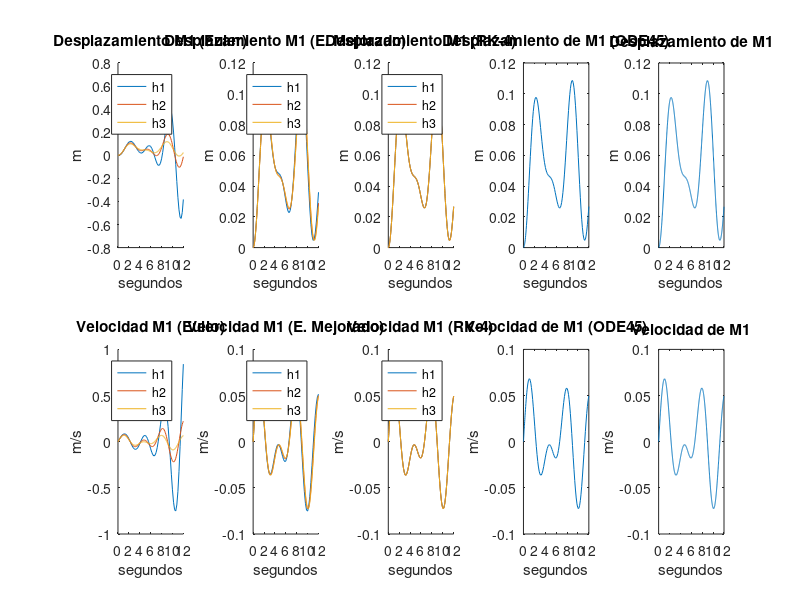
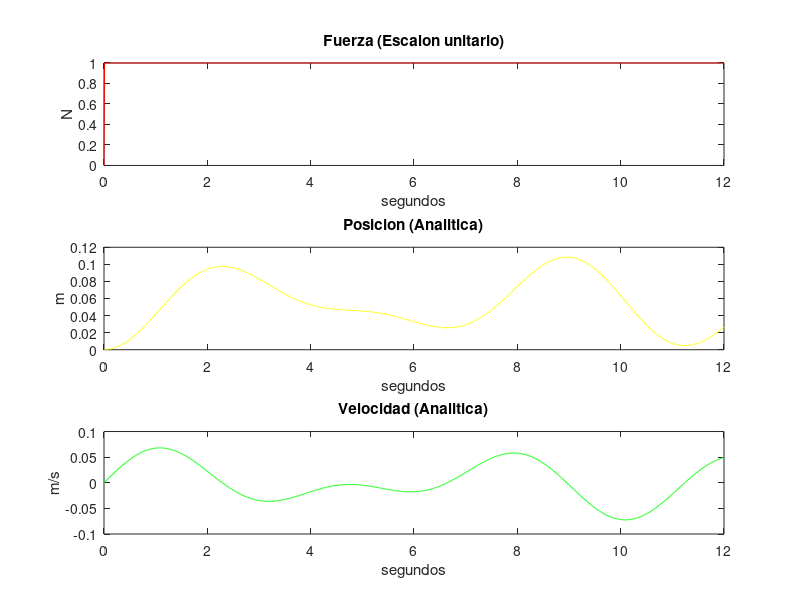

MATLAB code to generate these figures, in order:
clc; clear all;
disp('Sistema masa-resorte con dos masas y tres resortes.');
disp('h1=0.20');
disp('h2=0.10');
disp('h3=0.02');

% Datos de la simulacion
tsim = 12;
ti = [0.2, 0.1, 0.02];

% Parametros del sistema
m1 = 10;
m2 = 13;
k1 = 12;
k2 = 10;
k3 = 15;
% Entrada del sistema
f = 1;

% Ecuaciones de estado
A = [0, 1, 0, 0; (-(k1+k2)/(m1)), 0, (k2/m1), 0; 0, 0, 0, 1; (k2/m2), 0, (-(k2+k3)/(m2)), 0];
B = [0; 1/m1; 0; 0];
C = [1, 0, 0, 0; 0, 1, 0, 0];


% Metodo de Euler
for m = 1:length(ti)
    % condiciones iniciales
    clear x_euler t_euler;
    x_euler(:, 1) = [0, 0, 0, 0];
    t_euler(1) = 0;
    
    for n = 1:tsim/ti(m)
        x_euler(:, n+1) = x_euler(:, n) + ti(m) * (A*x_euler(:, n) + B*f);
        t_euler(n+1) = t_euler(n) + ti(m);
    end
    x_euler = C *  x_euler;
    
    subplot(2, 5, 1); 
    hold on;
    plot(t_euler, x_euler(1, :));
    
    subplot(2, 5, 6); 
    hold on;
    plot(t_euler, x_euler(2, :));
end

subplot(2, 5, 1);
legend('h1', 'h2', 'h3');
title('Desplazamiento M1 (Euler)');
xlabel('segundos');
ylabel('m');

subplot(2, 5, 6);
legend('h1', 'h2', 'h3');
title('Velocidad M1 (Euler)');
xlabel('segundos');
ylabel('m/s');

% Metodo de Euler mejorado
for m = 1:length(ti)
    % condiciones iniciales
    clear t_mejorado x_mejorado;
    t_mejorado(1) = 0;
    x_mejorado(:, 1) = [0, 0, 0, 0];
    
    for n = 1:tsim/ti(m)
        x_mejorado(:, n+1) = x_mejorado(:, n) + ti(m) * (A*x_mejorado(:, n) + B*f);
        t_mejorado(n+1) = t_mejorado(n) + ti(m);
        x_mejorado(:, n+1) = x_mejorado(:, n) + ti(m) * ( A*x_mejorado(:, n) + B*f + A*x_mejorado(:, n+1) + B*f )/2;
    end
    x_mejorado = C *  x_mejorado;
    
    subplot(2, 5, 2);
    hold on;
    plot(t_mejorado, x_mejorado(1, :));
    
    subplot(2, 5, 7);
    hold on;
    plot(t_mejorado, x_mejorado(2, :));
end

subplot(2, 5, 2);
legend('h1', 'h2', 'h3');
title('Desplazamiento M1 (E. Mejorado)');
xlabel('segundos');
ylabel('m');

subplot(2, 5, 7);
legend('h1', 'h2', 'h3');
title('Velocidad M1 (E. Mejorado)');
xlabel('segundos');
ylabel('m/s');

% Metodo Runge-Kutta orden 4
for m = 1:length(ti)
    % condiciones iniciales
    clear x_kr4 t_kr4;
    x_kr4(:, 1) = [0, 0, 0, 0];
    t_kr4(1) = 0;
    
    for n = 1:tsim/ti(m)
        xn = x_kr4(:, n);
        k_1 = A*xn + B*f;
        k_2 = A*(xn + (ti(m)/2) * k_1) + B*f;
        k_3 = A*(xn + (ti(m)/2) * k_2) + B*f;
        k_4 = A*(xn + ti(m) * k_3) + B*f;

        x_kr4(:, n+1) = x_kr4(:, n) + (ti(m)/6) * (k_1 + 2.*k_2 + 2.*k_3 + k_4);
        t_kr4(n+1) = t_kr4(n) + ti(m);
    end
    X1_rk4 = C *  x_kr4;
    
    subplot(2, 5, 3);
    hold on;
    plot(t_kr4, x_kr4(1, :));
    
    subplot(2, 5, 8);
    hold on;
    plot(t_kr4, x_kr4(2, :));
end

subplot(2, 5, 3);
legend('h1', 'h2', 'h3');
title('Desplazamiento M1 (RK-4)');
xlabel('segundos');
ylabel('m');

subplot(2, 5, 8);
legend('h1', 'h2', 'h3');
title('Velocidad M1 (RK-4)');
xlabel('segundos');
ylabel('m/s');

% Metodo ODE45
ecuaciones_estado = @(t, x) [x(2); x(1) * (-(k1+k2)/(m1)) + x(3) * (k2/m1) + f/m1; x(4); x(1) * (k2/m2) + x(3) * (-(k2+k3)/(m2))];

% condiciones iniciales
xo = [0, 0, 0, 0];

tspan = [0, tsim];
[t, x] = ode45(ecuaciones_estado, tspan, xo);

subplot(2, 5, 4);
plot(t, x(:, 1));
title('Desplazamiento de M1 (ODE45)');
xlabel('segundos');
ylabel('m');

subplot(2, 5, 9);
plot(t, x(:, 2));
title('Velocidad de M1 (ODE45)');
xlabel('segundos');
ylabel('m/s');


% Metodo analitico
x_anal = @(t) 0.0555- 0.0195.*cos(1.7173.*t) - 0.0359.*cos(1.0833.*t);
x_anal_prima = @(t) 0.0389.*sin(1.0833.*t) + 0.0336.*sin(1.7173.*t);
t = 0:0.01:tsim;

subplot(2, 5, 5);
plot(t, x_anal(t));
title('Desplazamiento de M1');
xlabel('segundos');
ylabel('m');

subplot(2, 5, 10);
plot(t, x_anal_prima(t));
title('Velocidad de M1');
xlabel('segundos');
ylabel('m/s');

figure(2);
F = f * ones(1, length(t));
F(1) = 0;
subplot(3, 1, 1);
plot(t, F, '-r');
title('Fuerza (Escalon unitario)');
xlabel('segundos');
ylabel('N');
subplot(3, 1, 2);
plot(t, x_anal(t), '-y');
title('Posicion (Analitica)');
xlabel('segundos');
ylabel('m');
subplot(3, 1, 3);
plot(t, x_anal_prima(t), '-g');
title('Velocidad (Analitica)');
xlabel('segundos');
ylabel('m/s');


